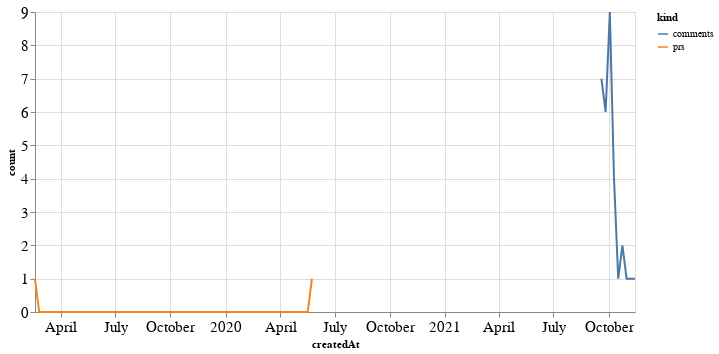

The cell this chart's notebook holds for it:
### Code cell
alt.Chart(total_time, width=600).mark_line().encode(
    x='createdAt',
    y='count',
    color='kind'
)

### Figure 1 — Vega-Lite specification as saved in the notebook (floating-point values rounded to 4 significant figures; data arrays with more than 128 entries replaced by an {"elided": "..."} marker saying what was removed)
{"config": {"axisLeft": {"labelFontSize": 15}, "axisBottom": {"labelFontSize": 15}}, "data": {"name": "data-687d9dfdfe35002b20a74098b2fc07a8"}, "mark": "line", "encoding": {"color": {"type": "nominal", "field": "kind"}, "x": {"type": "temporal", "field": "createdAt"}, "y": {"type": "quantitative", "field": "count"}}, "width": 600, "$schema": "https://vega.github.io/schema/vega-lite/v4.8.1.json", "datasets": {"data-687d9dfdfe35002b20a74098b2fc07a8": {"elided": "152 records"}}}
